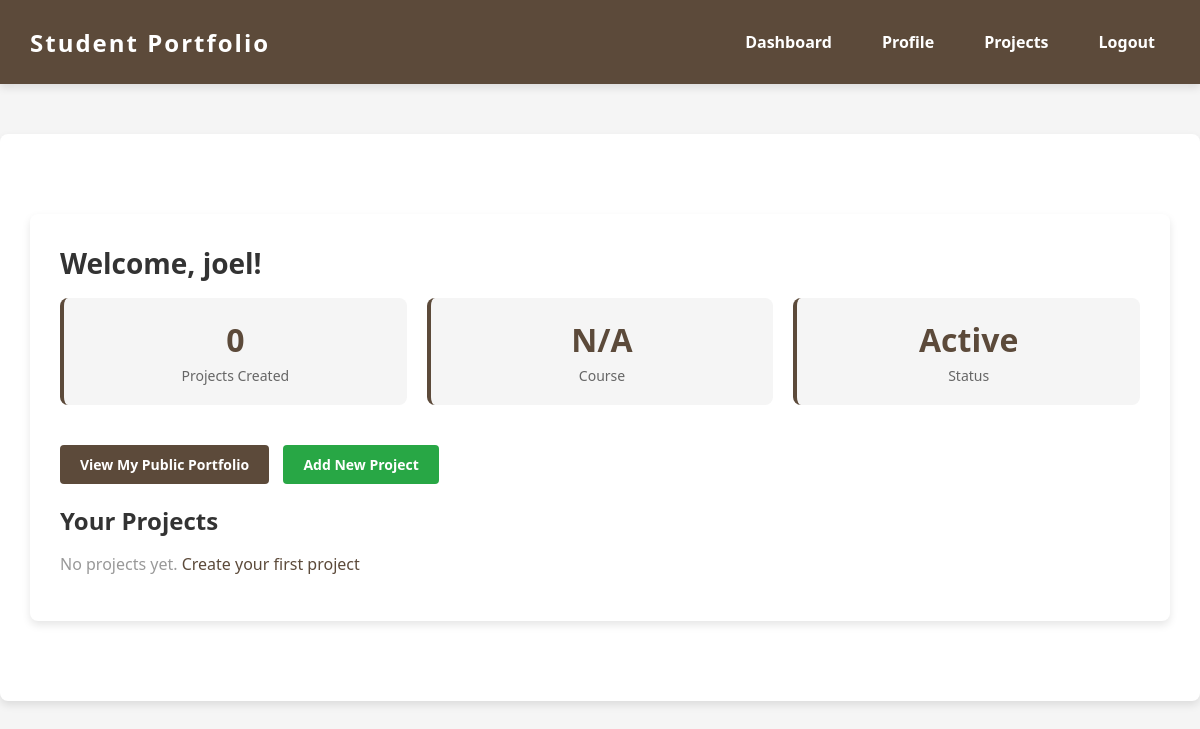
Page /dashboard (signed in) on the earlier database version.
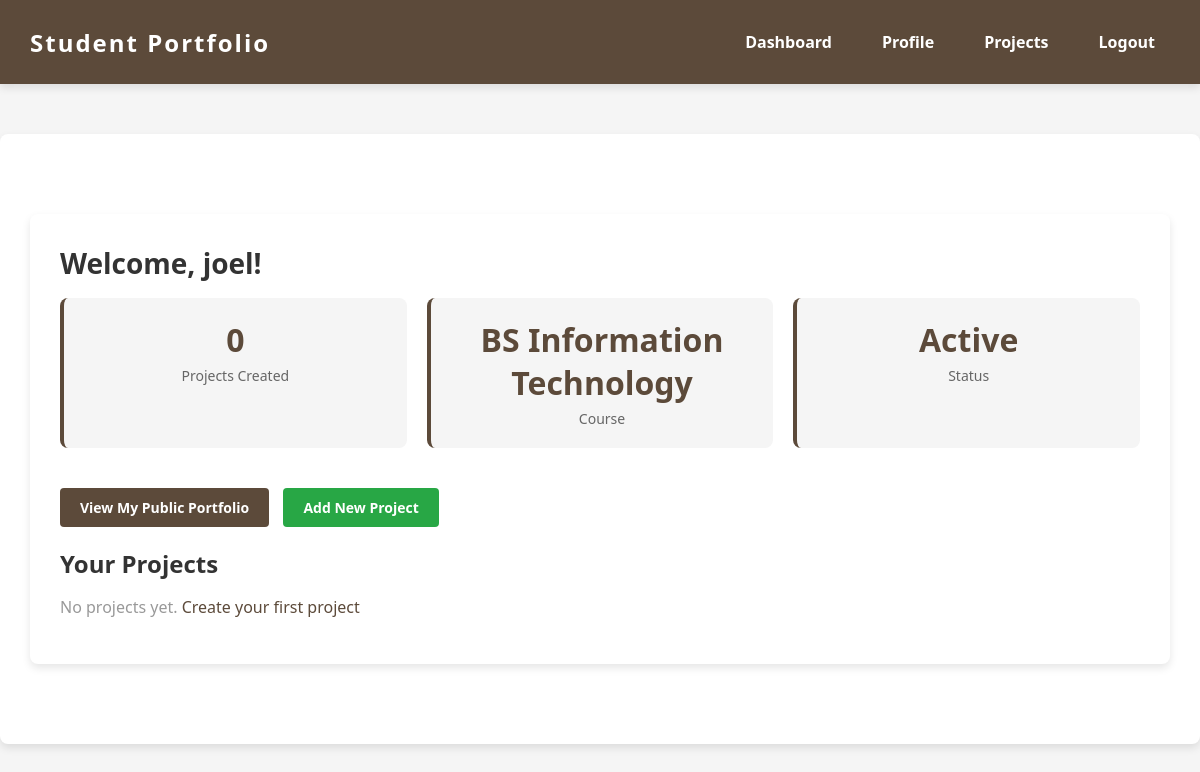
Same page on the later database version.
### app.py (models this page shows)
class User(db.Model, UserMixin):
    id = db.Column(db.Integer, primary_key=True)
    username = db.Column(db.String(150), nullable=False, unique=True)
    email = db.Column(db.String(150), unique=True, nullable=False)
    password = db.Column(db.String(200), nullable=False)
    course = db.Column(db.String(100))
    bio = db.Column(db.Text)
    is_admin = db.Column(db.Boolean, default=False)

### app.py (the view)
@app.route('/dashboard')
@login_required
def dashboard():
    projects = Project.query.filter_by(user_id=current_user.id).all()
    return render_template('dashboard.html', projects=projects)

### app.py (called while the page is built)
@login_manager.user_loader
def load_user(user_id):
    return User.query.get(int(user_id))

### templates/dashboard.html
{% extends "layout.html" %} {% block title %}Dashboard{% endblock %} {% block
content %}
<div class="content">
  <h2>Welcome, {{ current_user.username }}!</h2>
  <div class="dashboard-stats">
    <div class="stat-card">
      <h3>{{ projects|length }}</h3>
      <p>Projects Created</p>
    </div>
    <div class="stat-card">
      <h3>{{ current_user.course or 'N/A' }}</h3>
      <p>Course</p>
    </div>
    <div class="stat-card">
      <h3>Active</h3>
      <p>Status</p>
    </div>
  </div>
  <div class="mb-20">
    <a
      href="{{ url_for('public_portfolio', username=current_user.username) }}"
      target="_blank"
      class="btn btn-primary"
    >
      View My Public Portfolio
    </a>
    <a
      href="{{ url_for('projects') }}"
      class="btn btn-primary"
      style="margin-left: 10px; background-color: #28a745;"
    >
      Add New Project
    </a>
  </div>
  <h3>Your Projects</h3>
  {% if projects %}
  <div class="projects-grid">
    {% for p in projects %}
    <div class="project-card">
      <div class="project-card-image" style="background-color: #f0f0f0; display: flex; align-items: center; justify-content: center;">
        {% if p.image_file %}
        <img
          src="{{ url_for('static', filename='uploads/' + p.image_file) }}"
          alt="{{ p.title }}"
        />
        {% else %}
        <span style="color: #999;">No Image</span>
        {% endif %}
      </div>
      <div class="project-card-content">
        <h4 class="project-card-title">{{ p.title }}</h4>
        <p class="project-card-description">{{ p.description[:100] }}...</p>
        <p class="text-muted" style="font-size: 12px;">{{ p.date_posted.strftime('%Y-%m-%d') }}</p>
      </div>
      <div class="project-card-footer">
        <a href="{{ url_for('edit_project', id=p.id) }}">Edit</a>
      </div>
    </div>
    {% endfor %}
  </div>
  {% else %}
  <p class="text-muted">No projects yet. <a href="{{ url_for('projects') }}" class="text-primary">Create your first project</a></p>
  {% endif %}
</div>
{% endblock %}

Differences in the rows shown:
changed User "joel": course "N/A" → "BS Information Technology"
